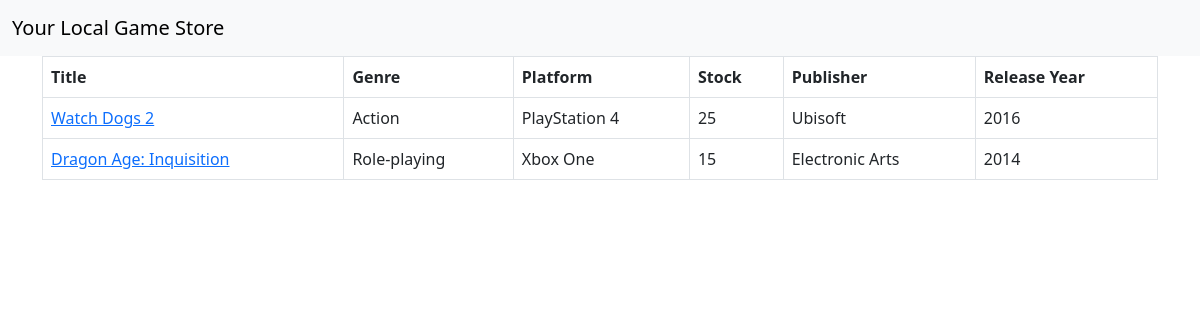
/games/, run on the app's committed database.
### games/models.py (models this page shows)
class Game(models.Model):
    title = models.CharField(max_length=255, default='')
    platform = models.CharField(max_length=255, default='')
    release_year = models.IntegerField()
    publisher = models.CharField(max_length=255, default='')
    number_in_stock = models.IntegerField()
    genre = models.ForeignKey(Genre, on_delete=models.CASCADE)
    date_created = models.DateTimeField(default=timezone.now)

class Genre(models.Model):
    name = models.CharField(max_length=255)
    def __str__(self):
        return self.name

### games/views.py (the view)
# urls.py: path('', views.index, name='game_index'),
def index(request):
    games = Game.objects.all()
    return render(request, 'games/index.html', {'games': games})

### games/templates/games/index.html
{% extends 'games/base.html' %}
{% block content %}
    <table class="table table-bordered table-hover">
        <thead>
            <tr>
                <th>Title</th>
                <th>Genre</th>
                <th>Platform</th>
                <th>Stock</th>
                <th>Publisher</th>
                <th>Release Year</th>
            </tr>
        </thead>
        <tbody>
            {% for Ga in games %}
                <tr>
                    <td>
                        <a href="{% url 'game_detail' Ga.id %}">{{Ga.title}}</a>
                    </td>
                    <td>{{Ga.genre}}</td>
                    <td>{{Ga.platform}}</td>
                    <td>{{Ga.number_in_stock}}</td>
                    <td>{{Ga.publisher}}</td>
                    <td>{{Ga.release_year}}</td>
                </tr>
            {% endfor %}
        </tbody>
    </table>
{% endblock  %}

### games/templates/games/base.html (shortened to what this page needs)
<!doctype html>
<html lang="en">
  <head>
    <link href="https://cdn.jsdelivr.net/npm/bootstrap@5.3.0-alpha3/dist/css/bootstrap.min.css" rel="stylesheet">
  </head>
  <body>
  </body>
    <nav class="navbar bg-body-tertiary">
        <div class="container-fluid">
        <a class="navbar-brand" href="#">Your Local Game Store</a>
        </div>
    </nav>
    <main class = 'container'>
  {% block content %}
  {% endblock %}
    </main>
</html>

### data on the page
Game: title "Watch Dogs 2", genre "Action", platform "PlayStation 4", number_in_stock "25", publisher "Ubisoft", release_year "2016"
Game: title "Dragon Age: Inquisition", genre "Role-playing", platform "Xbox One", number_in_stock "15", publisher "Electronic Arts", release_year "2014"
